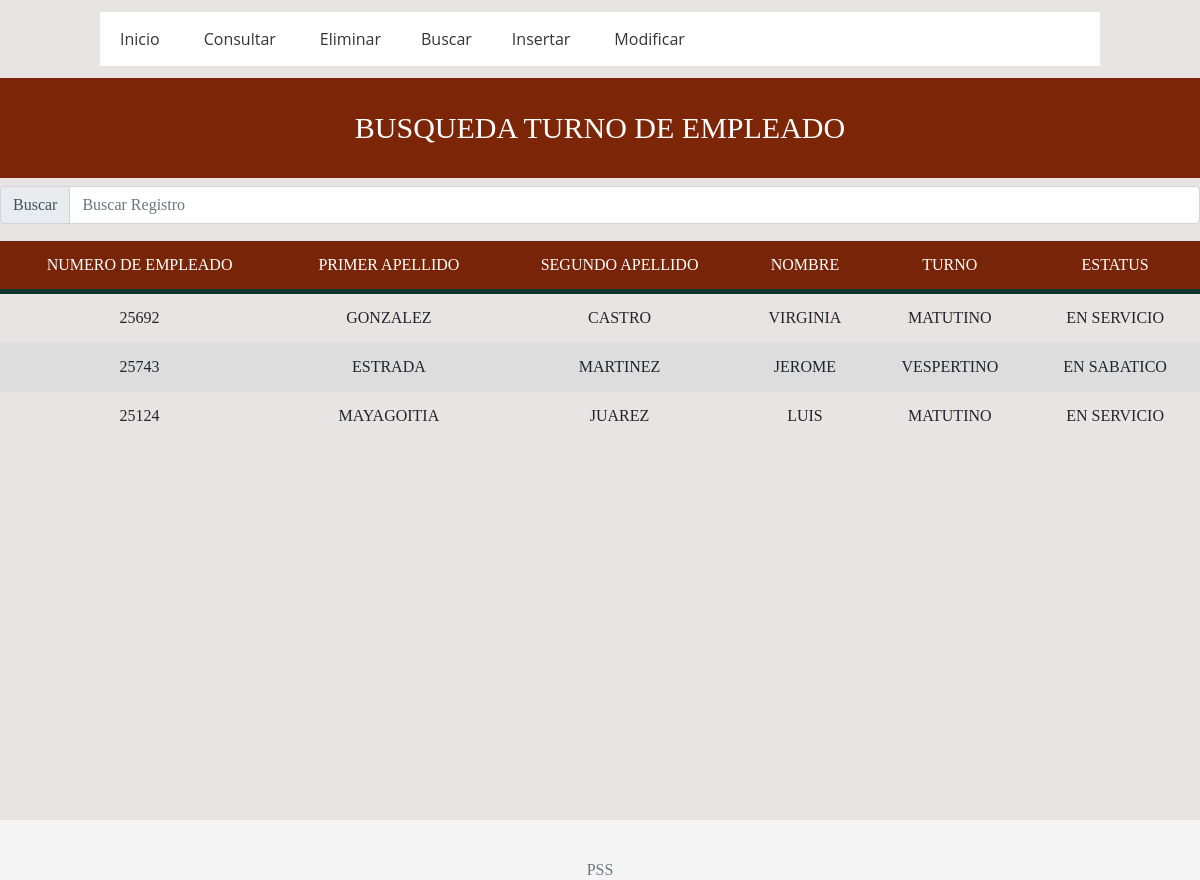
The app's page /BUSCAR/buscar_emptur.php with its own data.
### tables this page shows
CREATE TABLE EMPTUR(
NUM_EMP1 INT,
ID_TURNO3 INT,
ESTATUS VARCHAR(50),
CONSTRAINT FK_NEMP1 FOREIGN KEY(NUM_EMP1) REFERENCES EMPLEADO(NUM_EMP)ON DELETE SET NULL,
CONSTRAINT FK_ITUR3 FOREIGN KEY(ID_TURNO3) REFERENCES TURNO(ID_TURNO)ON DELETE SET NULL)
ENGINE INNODB;

CREATE TABLE EMPLEADO(
NUM_EMP INT,
NOM_E VARCHAR(50),
APE_PE VARCHAR(50),
APE_ME VARCHAR(50),
RFC VARCHAR(50),
FOTO VARCHAR(100),
PUESTO VARCHAR(50),
CORREO VARCHAR(50),
CONSTRAINT PK_NEMP PRIMARY KEY(NUM_EMP))
ENGINE INNODB;

CREATE TABLE TURNO(
ID_TURNO INT,
NOM_TURNO VARCHAR(100),
CONSTRAINT PK_ITUR PRIMARY KEY(ID_TURNO))
ENGINE INNODB;

### BUSCAR/buscar_emptur.php (the view, shortened to what this page needs)
<!doctype html>
<html lang="es">
<head>
  <link rel="stylesheet" href="ostras.css">
<link href="dist/css/bootstrap.min.css" rel="stylesheet">
<link href="assets/css/sticky-footer-navbar.css" rel="stylesheet">
<link rel="stylesheet" href="http://code.jquery.com/ui/1.10.1/themes/base/jquery-ui.css" />
	</head>
<head>
  <link rel="stylesheet" href="ostras.css">
</head>
<body>
</body>
</html>
<head>
  <link rel="stylesheet" href="ostras.css"><link rel="stylesheet" href="butt.css">
</head>
<body>
  <header>
    <nav class="navegacion">
      <ul class="menu">
        <li><a href="../menuostia.php">Inicio</a></li>
        <li><a href="../CONSULTAS/consulta_emptur.php">Consultar</a></li>
        <li><a href="../BORRAR/borrar_emptur.php">Eliminar</a>
          <li><a href="../BUSCAR/buscar_emptur.php">Buscar</a>
		  <li><a href="../INSERTAR/insertar_emptur.php">Insertar</a></li>
		  <li><a href="../MODIFICAR/modificar_emptur.php">Modificar</a></li>
          </ul>
    </nav>
  </header>
</body>
</html>
 <html>
    <html>
    	<head> <meta charset="UTF-8">
    	<title>Alumno - Poli Search System 2.0</title> <link rel="stylesheet" href="dis.css">
    	<link rel="stylesheet" type="text/css" href="jamon.css">
    	</head>
    	<body>
    	<header>
		<h1 id="titulo">  BUSQUEDA TURNO DE EMPLEADO </h1> </header>
 		<div align="center">
  <link rel="stylesheet" href="ostras.css"><link rel="stylesheet" href="butt.css">
			 <link rel="stylesheet" href="ostras.css">
		</body>
	</html>
<head>
<div class="input-group mb-3">
  <div class="input-group-prepend">
    <span class="input-group-text" id="basic-addon1">Buscar</span>
  </div>
  <input id="FiltrarContenido" type="text" class="form-control" placeholder="Buscar Registro" aria-label="Alumno" aria-describedby="basic-addon1">
</div>
	    <table class="table table-hover">
       <thead>
          <tr align="center">
    <td>NUMERO DE EMPLEADO</td>
    <td>PRIMER APELLIDO</td>
    <td>SEGUNDO APELLIDO</td>
    <td>NOMBRE</td>
    <td>TURNO</td>
    <td>ESTATUS</td>
    </tr></thead>
        <tbody class="BusquedaRapida">
<?php
	$con = connect();
	$consulta = "SELECT NUM_EMP1,APE_PE,APE_ME,NOM_E,NOM_TURNO,ESTATUS FROM EMPTUR INNER JOIN EMPLEADO ON EMPTUR.NUM_EMP1=EMPLEADO.NUM_EMP INNER JOIN TURNO ON EMPTUR.ID_TURNO3=TURNO.ID_TURNO
";
	$resultado1 = mysqli_query($con , $consulta);
	while ($row=mysqli_fetch_array ($resultado1))
	{
	echo "<tr><td>". $row["NUM_EMP1"]. "</td>";
	echo "<td>". $row["APE_PE"]. "</td>";
	echo "<td>". $row["APE_ME"]. "</td>";
	echo "<td>". $row["NOM_E"]. "</td>";
	echo "<td>". $row["NOM_TURNO"]. "</td>";
	echo "<td>". $row["ESTATUS"]. "</td>";
	}
?>
</tbody>
      </table>
    <footer class="footer">
      <div class="container">
        <span class="text-muted">PSS</a></p></span>
      </div>
    </footer>
  </body>
</html>

### BUSCAR/ostras.css (style rules this page uses)
* { margin: 0; padding: 0; -webkit-box-sizing: border-box; -moz-box-sizing: border-box; box-sizing: border-box; }
body { background: #E8E4E4; }
header { width: 100%; }
.navegacion { width: 1000px; margin: -4px auto; background: #fff; }
.navegacion ul { list-style: none; }
.menu > li { position: relative; display: inline-block; }
.menu > li > a { display: block; padding: 15px 20px; color: #353535; font-family: 'Open sans'; text-decoration: none; }

### BUSCAR/assets/css/sticky-footer-navbar.css (style rules this page uses)
html { position: relative; min-height: 100%; }
body { margin-bottom: 60px; }
.footer { position: absolute; bottom: 0; width: 100%; height: 60px; line-height: 60px; background-color: #f5f5f5; }
.footer > .container { padding-right: 15px; padding-left: 15px; }

### BUSCAR/butt.css (style rules this page uses)
body { margin: 0; padding: 0; }
.container { text-align: center; margin-top: 20px; }

### BUSCAR/dis.css (style rules this page uses)
body { background-color: #E8E4E4; font-family: Calibri; }
table { background-color: white; text-align: center; border-collapse: collapse; width: 100%; }
th, td { padding: 20px; }
thead { background-color: #782408; border-bottom: solid 5px #0F362D; color: white; }
tr:nth-child(even) { background-color: #ddd; }

### BUSCAR/jamon.css (style rules this page uses)
header #titulo { text-align: center; padding: 32px 32px; font-size: 30px; background-color:#7c2507; color: white; font-family: candara; }

### records on screen
emptur: NUM_EMP1 "25692", NUM_EMP1.APE_PE "GONZALEZ", NUM_EMP1.APE_ME "CASTRO", NUM_EMP1.NOM_E "VIRGINIA", ID_TURNO3.NOM_TURNO "MATUTINO", ESTATUS "EN SERVICIO"
emptur: NUM_EMP1 "25743", NUM_EMP1.APE_PE "ESTRADA", NUM_EMP1.APE_ME "MARTINEZ", NUM_EMP1.NOM_E "JEROME", ID_TURNO3.NOM_TURNO "VESPERTINO", ESTATUS "EN SABATICO"
emptur: NUM_EMP1 "25124", NUM_EMP1.APE_PE "MAYAGOITIA", NUM_EMP1.APE_ME "JUAREZ", NUM_EMP1.NOM_E "LUIS", ID_TURNO3.NOM_TURNO "MATUTINO", ESTATUS "EN SERVICIO"
